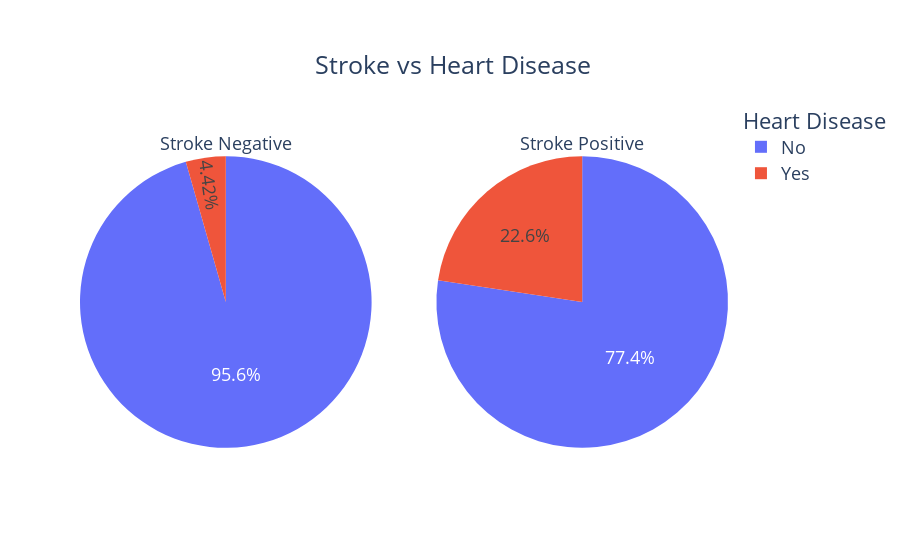

This figure's notebook cell:
### Code cell
counts0 = Counter(df[df['stroke']==0]['heart_disease'])
counts1 = Counter(df[df['stroke']==1]['heart_disease'])
fig = make_subplots(rows=1, cols=2, specs=[[{"type": "pie"}, {"type": "pie"}]])

fig.add_trace(go.Pie(
     values=[item[1] for item in sorted(counts0.items())],
     labels=['No','Yes'],
     domain=dict(x=[0, 0.5]),
     name="Stroke Negative",title='Stroke Negative'), 
     row=1, col=1)

fig.add_trace(go.Pie(
     values=[item[1] for item in sorted(counts1.items())],
     labels=['No','Yes'],
     domain=dict(x=[0.5, 1.0]),
     name="Stroke Positive",title='Stroke Positive'),
    row=1, col=2)

fig.update_layout(
    title={'text':'Stroke vs Heart Disease','xanchor':'left','yanchor': 'top','y':0.9,'x':0.35},
    xaxis_title="X Axis Title",
    yaxis_title="Y Axis Title",
    legend_title="Heart Disease",
    font=dict(size=18)
)

fig.show()

### Figure 1 — Plotly figure (JSON) as saved in the notebook; plotly's stock layout.template omitted (floating-point values rounded to 4 significant figures)
{"data": [{"domain": {"x": [0, 0.45], "y": [0, 1]}, "labels": ["No", "Yes"], "name": "Stroke Negative", "title": {"text": "Stroke Negative"}, "type": "pie", "values": [40732, 1885]}, {"domain": {"x": [0.55, 1], "y": [0, 1]}, "labels": ["No", "Yes"], "name": "Stroke Positive", "title": {"text": "Stroke Positive"}, "type": "pie", "values": [606, 177]}], "layout": {"font": {"size": 18}, "legend": {"title": {"text": "Heart Disease"}}, "title": {"text": "Stroke vs Heart Disease", "x": 0.35, "xanchor": "left", "y": 0.9, "yanchor": "top"}, "xaxis": {"title": {"text": "X Axis Title"}}, "yaxis": {"title": {"text": "Y Axis Title"}}}}
